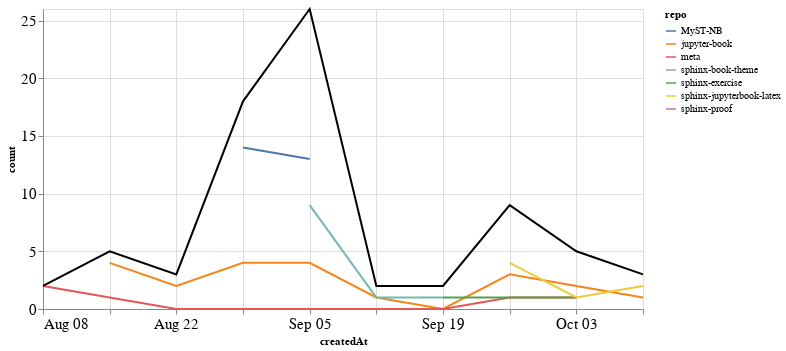

This figure's notebook cell:
### Markdown cell above
### Comments

### Code cell
comments_time = comments.groupby('repo').resample('W', on='createdAt').count()['author'].reset_index()
comments_time = comments_time.rename(columns={'author': 'count'})
comments_time_total = comments_time.groupby('createdAt').agg({"count": "sum"}).reset_index()
ch1 = alt.Chart(comments_time, width=600).mark_line().encode(
    x='createdAt',
    y='count',
    color='repo',
    tooltip="repo"
)

ch2 = alt.Chart(comments_time_total, width=600).mark_line(color="black").encode(
    x='createdAt',
    y='count',
)

ch1 + ch2

### Figure 1 — Vega-Lite specification as saved in the notebook (floating-point values rounded to 4 significant figures)
{"config": {"axisLeft": {"labelFontSize": 15}, "axisBottom": {"labelFontSize": 15}}, "layer": [{"data": {"name": "data-8d1da6345184528a8fc792ff0016118a"}, "mark": "line", "encoding": {"color": {"type": "nominal", "field": "repo"}, "tooltip": {"type": "nominal", "field": "repo"}, "x": {"type": "temporal", "field": "createdAt"}, "y": {"type": "quantitative", "field": "count"}}, "width": 600}, {"data": {"name": "data-5cb8dc9eccdfdf3b1f5c41e17871c541"}, "mark": {"type": "line", "color": "black"}, "encoding": {"x": {"type": "temporal", "field": "createdAt"}, "y": {"type": "quantitative", "field": "count"}}, "width": 600}], "$schema": "https://vega.github.io/schema/vega-lite/v4.8.1.json", "datasets": {"data-8d1da6345184528a8fc792ff0016118a": [{"repo": "MyST-NB", "createdAt": "2021-08-29T00:00:00", "count": 14}, {"repo": "MyST-NB", "createdAt": "2021-09-05T00:00:00", "count": 13}, {"repo": "jupyter-book", "createdAt": "2021-08-15T00:00:00", "count": 4}, {"repo": "jupyter-book", "createdAt": "2021-08-22T00:00:00", "count": 2}, {"repo": "jupyter-book", "createdAt": "2021-08-29T00:00:00", "count": 4}, {"repo": "jupyter-book", "createdAt": "2021-09-05T00:00:00", "count": 4}, {"repo": "jupyter-book", "createdAt": "2021-09-12T00:00:00", "count": 1}, {"repo": "jupyter-book", "createdAt": "2021-09-19T00:00:00", "count": 0}, {"repo": "jupyter-book", "createdAt": "2021-09-26T00:00:00", "count": 3}, {"repo": "jupyter-book", "createdAt": "2021-10-03T00:00:00", "count": 2}, {"repo": "jupyter-book", "createdAt": "2021-10-10T00:00:00", "count": 1}, {"repo": "meta", "createdAt": "2021-08-08T00:00:00", "count": 2}, {"repo": "meta", "createdAt": "2021-08-15T00:00:00", "count": 1}, {"repo": "meta", "createdAt": "2021-08-22T00:00:00", "count": 0}, {"repo": "meta", "createdAt": "2021-08-29T00:00:00", "count": 0}, {"repo": "meta", "createdAt": "2021-09-05T00:00:00", "count": 0}, {"repo": "meta", "createdAt": "2021-09-12T00:00:00", "count": 0}, {"repo": "meta", "createdAt": "2021-09-19T00:00:00", "count": 0}, {"repo": "meta", "createdAt": "2021-09-26T00:00:00", "count": 1}, {"repo": "meta", "createdAt": "2021-10-03T00:00:00", "count": 1}, {"repo": "sphinx-book-theme", "createdAt": "2021-09-05T00:00:00", "count": 9}, {"repo": "sphinx-book-theme", "createdAt": "2021-09-12T00:00:00", "count": 1}, {"repo": "sphinx-book-theme", "createdAt": "2021-09-19T00:00:00", "count": 1}, {"repo": "sphinx-exercise", "createdAt": "2021-09-19T00:00:00", "count": 1}, {"repo": "sphinx-exercise", "createdAt": "2021-09-26T00:00:00", "count": 1}, {"repo": "sphinx-exercise", "createdAt": "2021-10-03T00:00:00", "count": 1}, {"repo": "sphinx-jupyterbook-latex", "createdAt": "2021-09-26T00:00:00", "count": 4}, {"repo": "sphinx-jupyterbook-latex", "createdAt": "2021-10-03T00:00:00", "count": 1}, {"repo": "sphinx-jupyterbook-latex", "createdAt": "2021-10-10T00:00:00", "count": 2}, {"repo": "sphinx-proof", "createdAt": "2021-08-22T00:00:00", "count": 1}], "data-5cb8dc9eccdfdf3b1f5c41e17871c541": [{"createdAt": "2021-08-08T00:00:00", "count": 2}, {"createdAt": "2021-08-15T00:00:00", "count": 5}, {"createdAt": "2021-08-22T00:00:00", "count": 3}, {"createdAt": "2021-08-29T00:00:00", "count": 18}, {"createdAt": "2021-09-05T00:00:00", "count": 26}, {"createdAt": "2021-09-12T00:00:00", "count": 2}, {"createdAt": "2021-09-19T00:00:00", "count": 2}, {"createdAt": "2021-09-26T00:00:00", "count": 9}, {"createdAt": "2021-10-03T00:00:00", "count": 5}, {"createdAt": "2021-10-10T00:00:00", "count": 3}]}}
